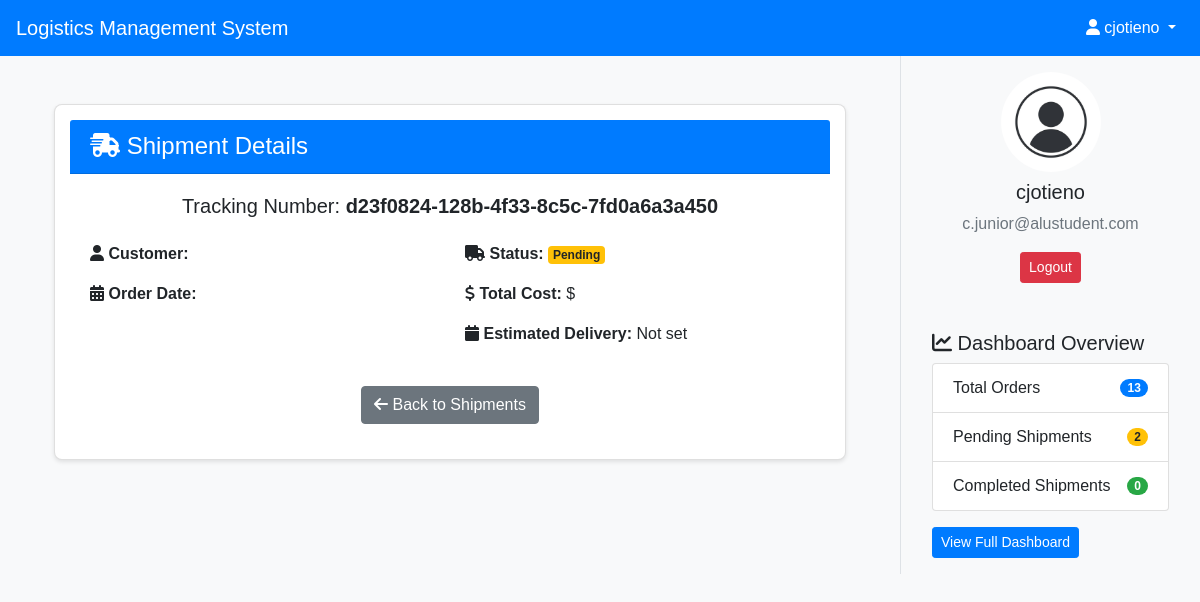
The page /shipments/1/ (signed in) on the database its author committed.
### logistics/models.py (models this page shows, shortened)
class CustomUser(AbstractUser):
    email = models.EmailField(unique=True)

class Shipment(models.Model):
    STATUS_CHOICES = [
        ("Pending", "Pending"),
        ("Shipped", "Shipped"),
        ("Delivered", "Delivered"),
    ]
    order = models.OneToOneField(Order, on_delete=models.CASCADE, null=True, blank=True)
    tracking_number = models.CharField(max_length=20, unique=True, default=uuid.uuid4)  # Auto-generate tracking number
    status = models.CharField(max_length=10, choices=STATUS_CHOICES, default="Pending")
    estimated_delivery = models.DateField(null=True, blank=True)

### logistics/views.py (the view)
# urls.py: path('shipments/<int:pk>/', views.ShipmentDetailView.as_view(), name='shipment_detail'),
class ShipmentDetailView(DetailView):
    model = Shipment
    template_name = 'logistics/shipment_detail.html'
    context_object_name = 'shipment'

### logistics/context_processors.py (called while the page is built)
def dashboard_data(request):
    if request.user.is_authenticated:
        return {
            "total_orders": Order.objects.count(),
            "pending_shipments": Shipment.objects.filter(status="Pending").count(),
            "completed_shipments": Shipment.objects.filter(status="Delivered").count(),
        }
    return {}  # Return empty dict if user is not logged in

### logistics/templates/logistics/shipment_detail.html
{% extends 'base.html' %}
{% block content %}
<div class="container mt-4">
    <div class="card shadow-sm">
        <div class="card-header bg-primary text-white">
            <h4 class="mb-0"><i class="fas fa-shipping-fast"></i> Shipment Details</h4>
        </div>
        <div class="card-body">
            <h5 class="card-title text-center">Tracking Number: <strong>{{ shipment.tracking_number }}</strong></h5>
            <div class="row mt-4">
                <div class="col-md-6">
                    <p><i class="fas fa-user"></i> <strong>Customer:</strong> {{ shipment.order.customer_name }}</p>
                    <p><i class="fas fa-calendar-alt"></i> <strong>Order Date:</strong> {{ shipment.order.order_date }}</p>
                </div>
                <div class="col-md-6">
                    <p>
                        <i class="fas fa-truck"></i> <strong>Status:</strong>
                        <span class="badge
                            {% if shipment.status == 'Pending' %}badge-warning
                            {% elif shipment.status == 'Shipped' %}badge-info
                            {% elif shipment.status == 'Delivered' %}badge-success
                            {% else %}badge-secondary{% endif %}">
                            {{ shipment.status }}
                        </span>
                    </p>
                    <p><i class="fas fa-dollar-sign"></i> <strong>Total Cost:</strong> ${{ shipment.order.total_cost }}</p>
                    <p><i class="fas fa-calendar"></i> <strong>Estimated Delivery:</strong> {{ shipment.estimated_delivery|default:"Not set" }}</p>
                </div>
            </div>
            <div class="text-center mt-4">
                <a href="{% url 'shipment_list' %}" class="btn btn-secondary">
                    <i class="fas fa-arrow-left"></i> Back to Shipments
                </a>
            </div>
        </div>
    </div>
</div>
{% endblock %}

### logistics/templates/base.html (shortened to what this page needs)
<!DOCTYPE html>
<html lang="en">
<head>
    <link rel="stylesheet" href="https://maxcdn.bootstrapcdn.com/bootstrap/4.0.0/css/bootstrap.min.css">
    <link rel="stylesheet" href="https://cdnjs.cloudflare.com/ajax/libs/font-awesome/6.0.0/css/all.min.css">
    <link rel="stylesheet" href="https://cdn.jsdelivr.net/npm/flatpickr/dist/flatpickr.min.css">
    {% load static %}
    <link rel="stylesheet" href="{% static 'css/style.css' %}">
</head>
<body>
    <nav class="navbar navbar-expand-lg navbar-light bg-light">
        <a class="navbar-brand" href="{% url 'dashboard' %}">Logistics Management System</a>
        <div class="collapse navbar-collapse" id="navbarNav">
            <ul class="navbar-nav ml-auto">
                {% if user.is_authenticated %}
                    <li class="nav-item dropdown">
                        <a class="nav-link dropdown-toggle" href="#" id="userDropdown" role="button" data-toggle="dropdown" aria-haspopup="true" aria-expanded="false">
                            <i class="fas fa-user"></i> {{ user.username }}
                        </a>
                    </li>
                {% endif %}
            </ul>
        </div>
    </nav>
    <div class="container-fluid">
        <div class="row">
            <div class="col-md-9">
                <div class="content-wrapper p-4">
                    {% block content %}{% endblock %}
                </div>
            </div>
            {% if user.is_authenticated %}
            <div class="col-md-3 bg-light border-left">
                <div class="profile-section text-center p-3">
                    <img src="{% static 'img/default_avatar.jpg' %}" alt="User Profile" class="rounded-circle img-fluid" width="100">
                    <h5 class="mt-2">{{ user.username }}</h5>
                    <p class="text-muted">{{ user.email }}</p>
                    <a href="{% url 'logout' %}" class="btn btn-sm btn-danger">Logout</a>
                </div>
                <div class="dashboard-sidebar p-3 mt-3">
                    <h5><i class="fas fa-chart-line"></i> Dashboard Overview</h5>
                    <ul class="list-group">
                        <li class="list-group-item d-flex justify-content-between align-items-center">
                            Total Orders <span class="badge badge-primary badge-pill">{{ total_orders|default:"0" }}</span>
                        </li>
                        <li class="list-group-item d-flex justify-content-between align-items-center">
                            Pending Shipments <span class="badge badge-warning badge-pill">{{ pending_shipments|default:"0" }}</span>
                        </li>
                        <li class="list-group-item d-flex justify-content-between align-items-center">
                            Completed Shipments <span class="badge badge-success badge-pill">{{ completed_shipments|default:"0" }}</span>
                        </li>
                    </ul>
                    <a href="{% url 'dashboard' %}" class="btn btn-sm btn-primary mt-3">View Full Dashboard</a>
                </div>
            </div>
            {% endif %}
        </div>
    </div>
</body>
</html>

### logistics/static/css/style.css (style rules this page uses)
body { font-family: 'Arial', sans-serif; background-color: #f8f9fa; }
.navbar { background-color: #007bff !important; }
.navbar-brand, .nav-link { color: white !important; }
.card { flex: 1; background: white; padding: 15px; border-radius: 8px; box-shadow: 0 2px 4px rgba(0,0,0,0.1); }

### rows shown on the page
CustomUser: username "cjotieno", email "c.junior@alustudent.com"
Shipment: tracking_number "d23f0824-128b-4f33-8c5c-7fd0a6a3a450", status "Pending", estimated_delivery "Not set"

### other values the page prints
{{ total_orders|default:"0" }} "13"
{{ pending_shipments|default:"0" }} "2"
{{ completed_shipments|default:"0" }} "0"
